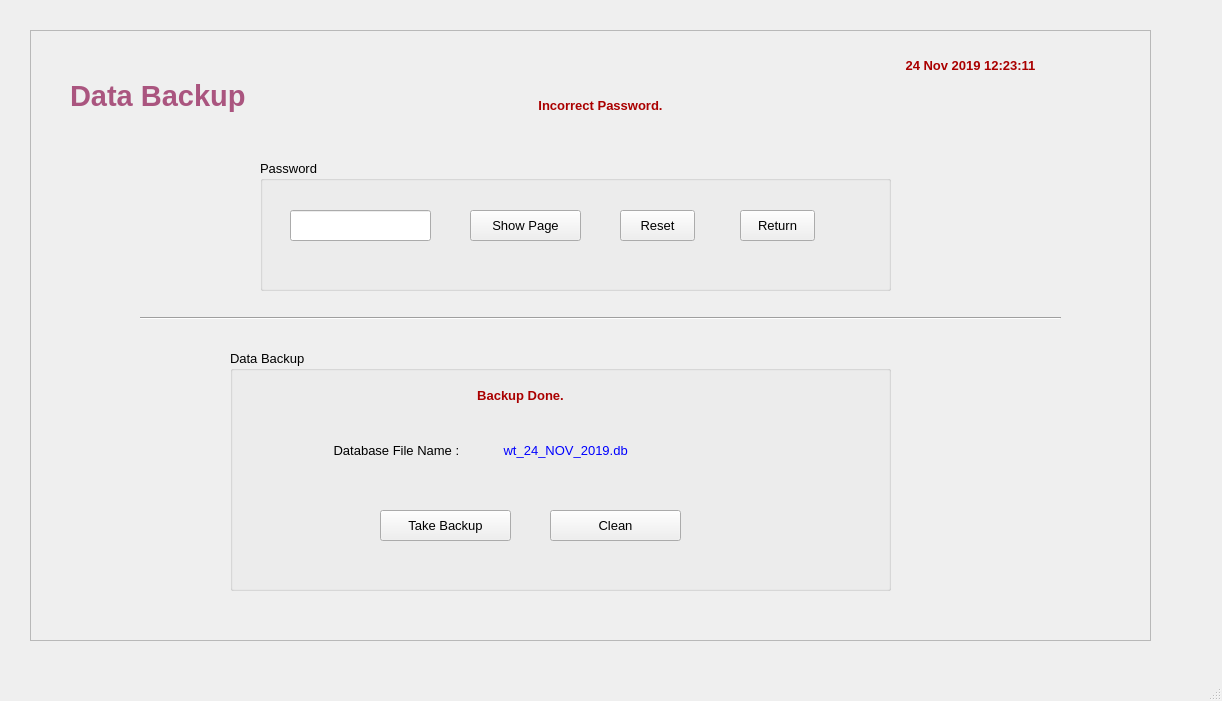
<?xml version="1.0" encoding="UTF-8"?>
<ui version="4.0">
 <class>MainWindow</class>
 <widget class="QMainWindow" name="MainWindow">
  <property name="geometry">
   <rect>
    <x>0</x>
    <y>0</y>
    <width>1222</width>
    <height>701</height>
   </rect>
  </property>
  <property name="baseSize">
   <size>
    <width>0</width>
    <height>0</height>
   </size>
  </property>
  <property name="windowTitle">
   <string>MainWindow</string>
  </property>
  <widget class="QWidget" name="centralwidget">
   <widget class="QFrame" name="frame">
    <property name="geometry">
     <rect>
      <x>30</x>
      <y>30</y>
      <width>1121</width>
      <height>611</height>
     </rect>
    </property>
    <property name="layoutDirection">
     <enum>Qt::LeftToRight</enum>
    </property>
    <property name="frameShape">
     <enum>QFrame::StyledPanel</enum>
    </property>
    <property name="frameShadow">
     <enum>QFrame::Raised</enum>
    </property>
    <widget class="QLabel" name="label_19">
     <property name="geometry">
      <rect>
       <x>40</x>
       <y>40</y>
       <width>451</width>
       <height>51</height>
      </rect>
     </property>
     <property name="font">
      <font>
       <family>MS Sans Serif</family>
       <pointsize>22</pointsize>
       <weight>75</weight>
       <bold>true</bold>
       <underline>false</underline>
      </font>
     </property>
     <property name="styleSheet">
      <string notr="true">color: rgb(170, 85, 127);</string>
     </property>
     <property name="text">
      <string>Data Backup</string>
     </property>
     <property name="alignment">
      <set>Qt::AlignLeading|Qt::AlignLeft|Qt::AlignVCenter</set>
     </property>
    </widget>
    <widget class="QLabel" name="label_3">
     <property name="geometry">
      <rect>
       <x>460</x>
       <y>60</y>
       <width>221</width>
       <height>31</height>
      </rect>
     </property>
     <property name="font">
      <font>
       <family>MS Sans Serif</family>
       <pointsize>10</pointsize>
       <weight>75</weight>
       <bold>true</bold>
      </font>
     </property>
     <property name="styleSheet">
      <string notr="true">color: rgb(0, 0, 255);
color: rgb(170, 0, 0);</string>
     </property>
     <property name="text">
      <string>Incorrect Password.</string>
     </property>
     <property name="alignment">
      <set>Qt::AlignCenter</set>
     </property>
    </widget>
    <widget class="QGroupBox" name="groupBox">
     <property name="geometry">
      <rect>
       <x>230</x>
       <y>130</y>
       <width>631</width>
       <height>131</height>
      </rect>
     </property>
     <property name="font">
      <font>
       <family>MS Sans Serif</family>
       <pointsize>10</pointsize>
      </font>
     </property>
     <property name="title">
      <string>Password</string>
     </property>
     <widget class="QLineEdit" name="lineEdit">
      <property name="geometry">
       <rect>
        <x>30</x>
        <y>50</y>
        <width>141</width>
        <height>31</height>
       </rect>
      </property>
      <property name="text">
       <string/>
      </property>
      <property name="echoMode">
       <enum>QLineEdit::Password</enum>
      </property>
     </widget>
     <widget class="QPushButton" name="pushButton">
      <property name="geometry">
       <rect>
        <x>210</x>
        <y>50</y>
        <width>111</width>
        <height>31</height>
       </rect>
      </property>
      <property name="text">
       <string>Show Page</string>
      </property>
     </widget>
     <widget class="QPushButton" name="pushButton_2">
      <property name="geometry">
       <rect>
        <x>360</x>
        <y>50</y>
        <width>75</width>
        <height>31</height>
       </rect>
      </property>
      <property name="text">
       <string>Reset</string>
      </property>
     </widget>
     <widget class="QPushButton" name="pushButton_3">
      <property name="geometry">
       <rect>
        <x>480</x>
        <y>50</y>
        <width>75</width>
        <height>31</height>
       </rect>
      </property>
      <property name="text">
       <string>Return</string>
      </property>
     </widget>
    </widget>
    <widget class="QLabel" name="label_4">
     <property name="geometry">
      <rect>
       <x>830</x>
       <y>20</y>
       <width>221</width>
       <height>31</height>
      </rect>
     </property>
     <property name="font">
      <font>
       <family>MS Sans Serif</family>
       <pointsize>10</pointsize>
       <weight>75</weight>
       <bold>true</bold>
      </font>
     </property>
     <property name="styleSheet">
      <string notr="true">color: rgb(0, 0, 255);
color: rgb(170, 0, 0);</string>
     </property>
     <property name="text">
      <string>24 Nov 2019 12:23:11</string>
     </property>
     <property name="alignment">
      <set>Qt::AlignCenter</set>
     </property>
    </widget>
    <widget class="Line" name="line">
     <property name="geometry">
      <rect>
       <x>110</x>
       <y>280</y>
       <width>921</width>
       <height>16</height>
      </rect>
     </property>
     <property name="orientation">
      <enum>Qt::Horizontal</enum>
     </property>
    </widget>
    <widget class="QGroupBox" name="groupBox_2">
     <property name="geometry">
      <rect>
       <x>200</x>
       <y>320</y>
       <width>661</width>
       <height>241</height>
      </rect>
     </property>
     <property name="font">
      <font>
       <family>MS Sans Serif</family>
       <pointsize>10</pointsize>
      </font>
     </property>
     <property name="title">
      <string>Data Backup</string>
     </property>
     <widget class="QPushButton" name="pushButton_5">
      <property name="geometry">
       <rect>
        <x>150</x>
        <y>160</y>
        <width>131</width>
        <height>31</height>
       </rect>
      </property>
      <property name="font">
       <font>
        <family>MS Sans Serif</family>
        <pointsize>10</pointsize>
       </font>
      </property>
      <property name="text">
       <string>Take Backup</string>
      </property>
     </widget>
     <widget class="QLabel" name="label_8">
      <property name="geometry">
       <rect>
        <x>100</x>
        <y>80</y>
        <width>171</width>
        <height>41</height>
       </rect>
      </property>
      <property name="text">
       <string> Database File Name : </string>
      </property>
     </widget>
     <widget class="QLabel" name="label_9">
      <property name="geometry">
       <rect>
        <x>270</x>
        <y>80</y>
        <width>171</width>
        <height>41</height>
       </rect>
      </property>
      <property name="styleSheet">
       <string notr="true">color: rgb(0, 0, 255);</string>
      </property>
      <property name="text">
       <string> wt_24_NOV_2019.db</string>
      </property>
     </widget>
     <widget class="QPushButton" name="pushButton_6">
      <property name="geometry">
       <rect>
        <x>320</x>
        <y>160</y>
        <width>131</width>
        <height>31</height>
       </rect>
      </property>
      <property name="font">
       <font>
        <family>MS Sans Serif</family>
        <pointsize>10</pointsize>
       </font>
      </property>
      <property name="text">
       <string>Clean</string>
      </property>
     </widget>
     <widget class="QLabel" name="label_5">
      <property name="geometry">
       <rect>
        <x>180</x>
        <y>30</y>
        <width>221</width>
        <height>31</height>
       </rect>
      </property>
      <property name="font">
       <font>
        <family>MS Sans Serif</family>
        <pointsize>10</pointsize>
        <weight>75</weight>
        <bold>true</bold>
       </font>
      </property>
      <property name="styleSheet">
       <string notr="true">color: rgb(0, 0, 255);
color: rgb(170, 0, 0);</string>
      </property>
      <property name="text">
       <string>Backup Done.</string>
      </property>
      <property name="alignment">
       <set>Qt::AlignCenter</set>
      </property>
     </widget>
    </widget>
   </widget>
  </widget>
  <widget class="QMenuBar" name="menubar">
   <property name="geometry">
    <rect>
     <x>0</x>
     <y>0</y>
     <width>1222</width>
     <height>21</height>
    </rect>
   </property>
  </widget>
  <widget class="QStatusBar" name="statusbar"/>
 </widget>
 <resources/>
 <connections/>
</ui>
